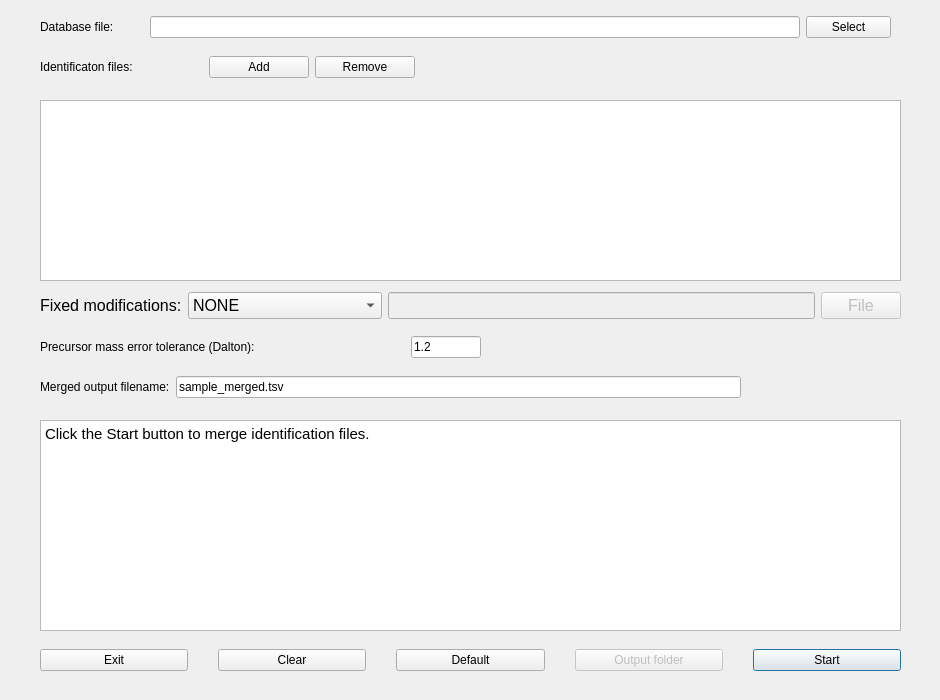
<?xml version="1.0" encoding="UTF-8"?>
<ui version="4.0">
 <class>TopMergeDialog</class>
 <widget class="QDialog" name="TopMergeDialog">
  <property name="enabled">
   <bool>true</bool>
  </property>
  <property name="geometry">
   <rect>
    <x>0</x>
    <y>0</y>
    <width>940</width>
    <height>700</height>
   </rect>
  </property>
  <property name="minimumSize">
   <size>
    <width>940</width>
    <height>700</height>
   </size>
  </property>
  <property name="maximumSize">
   <size>
    <width>940</width>
    <height>700</height>
   </size>
  </property>
  <property name="windowTitle">
   <string>TopMerge</string>
  </property>
  <property name="windowIcon">
   <iconset resource="icon.qrc">
    <normaloff>:/icon/toppic.ico</normaloff>:/icon/toppic.ico</iconset>
  </property>
  <property name="whatsThis">
   <string/>
  </property>
  <property name="autoFillBackground">
   <bool>false</bool>
  </property>
  <widget class="QWidget" name="horizontalLayoutWidget">
   <property name="geometry">
    <rect>
     <x>40</x>
     <y>50</y>
     <width>375</width>
     <height>34</height>
    </rect>
   </property>
   <layout class="QHBoxLayout" name="horizontalLayout">
    <item>
     <widget class="QLabel" name="label">
      <property name="text">
       <string>Identificaton files: </string>
      </property>
     </widget>
    </item>
    <item>
     <widget class="QPushButton" name="addButton">
      <property name="minimumSize">
       <size>
        <width>100</width>
        <height>0</height>
       </size>
      </property>
      <property name="maximumSize">
       <size>
        <width>100</width>
        <height>16777215</height>
       </size>
      </property>
      <property name="text">
       <string>Add</string>
      </property>
     </widget>
    </item>
    <item>
     <widget class="QPushButton" name="delButton">
      <property name="minimumSize">
       <size>
        <width>100</width>
        <height>0</height>
       </size>
      </property>
      <property name="maximumSize">
       <size>
        <width>100</width>
        <height>16777215</height>
       </size>
      </property>
      <property name="text">
       <string>Remove</string>
      </property>
     </widget>
    </item>
   </layout>
  </widget>
  <widget class="QWidget" name="horizontalLayoutWidget_4">
   <property name="geometry">
    <rect>
     <x>40</x>
     <y>330</y>
     <width>441</width>
     <height>34</height>
    </rect>
   </property>
   <layout class="QHBoxLayout" name="horizontalLayout_4">
    <item>
     <widget class="QLabel" name="label_4">
      <property name="minimumSize">
       <size>
        <width>110</width>
        <height>0</height>
       </size>
      </property>
      <property name="text">
       <string>Precursor mass error tolerance (Dalton):</string>
      </property>
     </widget>
    </item>
    <item>
     <widget class="QLineEdit" name="precErrorEdit">
      <property name="minimumSize">
       <size>
        <width>0</width>
        <height>0</height>
       </size>
      </property>
      <property name="maximumSize">
       <size>
        <width>70</width>
        <height>16777215</height>
       </size>
      </property>
      <property name="text">
       <string>1.2</string>
      </property>
     </widget>
    </item>
   </layout>
  </widget>
  <widget class="QWidget" name="horizontalLayoutWidget_7">
   <property name="geometry">
    <rect>
     <x>40</x>
     <y>640</y>
     <width>861</width>
     <height>41</height>
    </rect>
   </property>
   <layout class="QHBoxLayout" name="horizontalLayout_7">
    <property name="spacing">
     <number>30</number>
    </property>
    <item>
     <widget class="QPushButton" name="exitButton">
      <property name="text">
       <string>Exit</string>
      </property>
     </widget>
    </item>
    <item>
     <widget class="QPushButton" name="clearButton">
      <property name="text">
       <string>Clear</string>
      </property>
     </widget>
    </item>
    <item>
     <widget class="QPushButton" name="defaultButton">
      <property name="text">
       <string>Default</string>
      </property>
     </widget>
    </item>
    <item>
     <widget class="QPushButton" name="outputButton">
      <property name="enabled">
       <bool>false</bool>
      </property>
      <property name="text">
       <string>Output folder</string>
      </property>
     </widget>
    </item>
    <item>
     <widget class="QPushButton" name="startButton">
      <property name="enabled">
       <bool>true</bool>
      </property>
      <property name="acceptDrops">
       <bool>false</bool>
      </property>
      <property name="text">
       <string>Start</string>
      </property>
      <property name="checkable">
       <bool>false</bool>
      </property>
      <property name="autoDefault">
       <bool>true</bool>
      </property>
      <property name="default">
       <bool>true</bool>
      </property>
      <property name="flat">
       <bool>false</bool>
      </property>
     </widget>
    </item>
   </layout>
  </widget>
  <widget class="QTextBrowser" name="outputTextBrowser">
   <property name="geometry">
    <rect>
     <x>40</x>
     <y>420</y>
     <width>861</width>
     <height>211</height>
    </rect>
   </property>
   <property name="html">
    <string>&lt;!DOCTYPE HTML PUBLIC &quot;-//W3C//DTD HTML 4.0//EN&quot; &quot;http://www.w3.org/TR/REC-html40/strict.dtd&quot;&gt;
&lt;html&gt;&lt;head&gt;&lt;meta name=&quot;qrichtext&quot; content=&quot;1&quot; /&gt;&lt;style type=&quot;text/css&quot;&gt;
p, li { white-space: pre-wrap; }
&lt;/style&gt;&lt;/head&gt;&lt;body style=&quot; font-family:'Ubuntu'; font-size:14pt; font-weight:400; font-style:normal;&quot;&gt;
&lt;p style=&quot; margin-top:0px; margin-bottom:0px; margin-left:0px; margin-right:0px; -qt-block-indent:0; text-indent:0px;&quot;&gt;&lt;span style=&quot; font-family:'Cantarell'; font-size:11pt;&quot;&gt;Click the Start button to merge identification files.&lt;/span&gt;&lt;/p&gt;&lt;/body&gt;&lt;/html&gt;</string>
   </property>
  </widget>
  <widget class="QListWidget" name="listWidget">
   <property name="geometry">
    <rect>
     <x>40</x>
     <y>100</y>
     <width>861</width>
     <height>181</height>
    </rect>
   </property>
  </widget>
  <widget class="QWidget" name="horizontalLayoutWidget_2">
   <property name="geometry">
    <rect>
     <x>40</x>
     <y>10</y>
     <width>851</width>
     <height>34</height>
    </rect>
   </property>
   <layout class="QHBoxLayout" name="horizontalLayout_3">
    <item>
     <widget class="QLabel" name="label_2">
      <property name="text">
       <string>Database file: </string>
      </property>
     </widget>
    </item>
    <item>
     <widget class="QLineEdit" name="databaseFileEdit">
      <property name="enabled">
       <bool>true</bool>
      </property>
      <property name="maximumSize">
       <size>
        <width>650</width>
        <height>16777215</height>
       </size>
      </property>
      <property name="readOnly">
       <bool>true</bool>
      </property>
     </widget>
    </item>
    <item>
     <widget class="QPushButton" name="databaseFileButton">
      <property name="maximumSize">
       <size>
        <width>85</width>
        <height>16777215</height>
       </size>
      </property>
      <property name="text">
       <string>Select</string>
      </property>
     </widget>
    </item>
   </layout>
  </widget>
  <widget class="QWidget" name="horizontalLayoutWidget_5">
   <property name="geometry">
    <rect>
     <x>40</x>
     <y>290</y>
     <width>861</width>
     <height>31</height>
    </rect>
   </property>
   <property name="font">
    <font>
     <pointsize>12</pointsize>
    </font>
   </property>
   <layout class="QHBoxLayout" name="horizontalLayout_5">
    <item>
     <widget class="QLabel" name="label_5">
      <property name="font">
       <font>
        <pointsize>12</pointsize>
       </font>
      </property>
      <property name="text">
       <string>Fixed modifications:</string>
      </property>
     </widget>
    </item>
    <item>
     <widget class="QComboBox" name="fixedModComboBox">
      <property name="font">
       <font>
        <pointsize>12</pointsize>
       </font>
      </property>
      <item>
       <property name="text">
        <string>NONE</string>
       </property>
      </item>
      <item>
       <property name="text">
        <string>C57</string>
       </property>
      </item>
      <item>
       <property name="text">
        <string>C58</string>
       </property>
      </item>
      <item>
       <property name="text">
        <string>A fixed modification file</string>
       </property>
      </item>
     </widget>
    </item>
    <item>
     <widget class="QLineEdit" name="fixedModFileEdit">
      <property name="enabled">
       <bool>false</bool>
      </property>
      <property name="font">
       <font>
        <pointsize>12</pointsize>
       </font>
      </property>
      <property name="readOnly">
       <bool>true</bool>
      </property>
     </widget>
    </item>
    <item>
     <widget class="QPushButton" name="fixedModFileButton">
      <property name="enabled">
       <bool>false</bool>
      </property>
      <property name="maximumSize">
       <size>
        <width>85</width>
        <height>16777215</height>
       </size>
      </property>
      <property name="font">
       <font>
        <pointsize>12</pointsize>
       </font>
      </property>
      <property name="text">
       <string>File</string>
      </property>
     </widget>
    </item>
   </layout>
  </widget>
  <widget class="QWidget" name="horizontalLayoutWidget_6">
   <property name="geometry">
    <rect>
     <x>40</x>
     <y>370</y>
     <width>701</width>
     <height>34</height>
    </rect>
   </property>
   <layout class="QHBoxLayout" name="horizontalLayout_6">
    <item>
     <widget class="QLabel" name="label_3">
      <property name="text">
       <string>Merged output filename:</string>
      </property>
     </widget>
    </item>
    <item>
     <widget class="QLineEdit" name="outputEdit">
      <property name="text">
       <string>sample_merged.tsv</string>
      </property>
     </widget>
    </item>
   </layout>
  </widget>
 </widget>
 <resources>
  <include location="icon.qrc"/>
 </resources>
 <connections/>
</ui>
